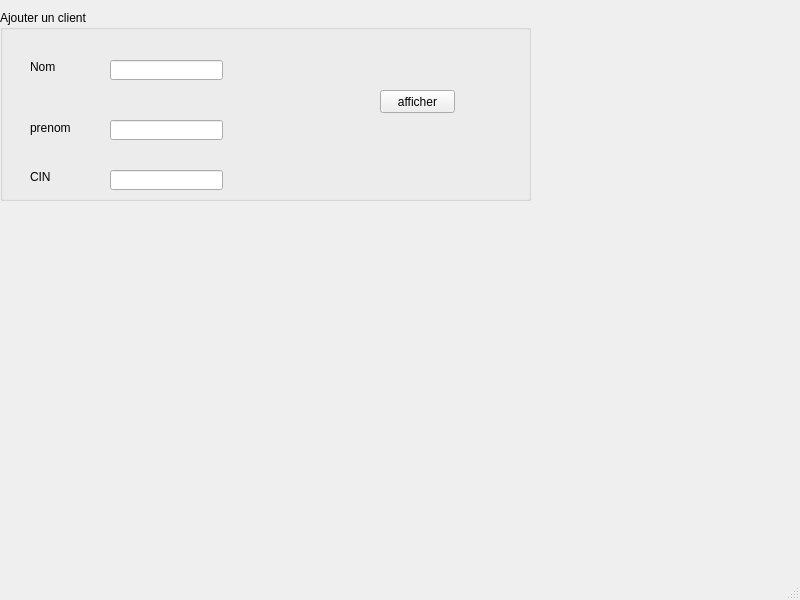
<?xml version="1.0" encoding="UTF-8"?>
<ui version="4.0">
 <class>MainWindow</class>
 <widget class="QMainWindow" name="MainWindow">
  <property name="geometry">
   <rect>
    <x>0</x>
    <y>0</y>
    <width>800</width>
    <height>600</height>
   </rect>
  </property>
  <property name="windowTitle">
   <string>MainWindow</string>
  </property>
  <widget class="QWidget" name="centralwidget">
   <widget class="QGroupBox" name="Ajouter_Client">
    <property name="geometry">
     <rect>
      <x>0</x>
      <y>10</y>
      <width>531</width>
      <height>191</height>
     </rect>
    </property>
    <property name="title">
     <string>Ajouter un client</string>
    </property>
    <widget class="QLabel" name="label">
     <property name="geometry">
      <rect>
       <x>30</x>
       <y>50</y>
       <width>47</width>
       <height>13</height>
      </rect>
     </property>
     <property name="text">
      <string>Nom</string>
     </property>
    </widget>
    <widget class="QLabel" name="label_2">
     <property name="geometry">
      <rect>
       <x>30</x>
       <y>110</y>
       <width>47</width>
       <height>16</height>
      </rect>
     </property>
     <property name="text">
      <string>prenom</string>
     </property>
    </widget>
    <widget class="QLabel" name="label_3">
     <property name="geometry">
      <rect>
       <x>30</x>
       <y>160</y>
       <width>47</width>
       <height>13</height>
      </rect>
     </property>
     <property name="text">
      <string>CIN</string>
     </property>
    </widget>
    <widget class="QLineEdit" name="lineEdit_Nom">
     <property name="geometry">
      <rect>
       <x>110</x>
       <y>50</y>
       <width>113</width>
       <height>20</height>
      </rect>
     </property>
    </widget>
    <widget class="QLineEdit" name="lineEdit_CIN">
     <property name="geometry">
      <rect>
       <x>110</x>
       <y>160</y>
       <width>113</width>
       <height>20</height>
      </rect>
     </property>
    </widget>
    <widget class="QLineEdit" name="lineEdit_Prenom">
     <property name="geometry">
      <rect>
       <x>110</x>
       <y>110</y>
       <width>113</width>
       <height>20</height>
      </rect>
     </property>
    </widget>
    <widget class="QPushButton" name="pushButton">
     <property name="geometry">
      <rect>
       <x>380</x>
       <y>80</y>
       <width>75</width>
       <height>23</height>
      </rect>
     </property>
     <property name="text">
      <string>afficher</string>
     </property>
    </widget>
   </widget>
  </widget>
  <widget class="QMenuBar" name="menubar">
   <property name="geometry">
    <rect>
     <x>0</x>
     <y>0</y>
     <width>800</width>
     <height>21</height>
    </rect>
   </property>
  </widget>
  <widget class="QStatusBar" name="statusbar"/>
 </widget>
 <resources/>
 <connections/>
</ui>
